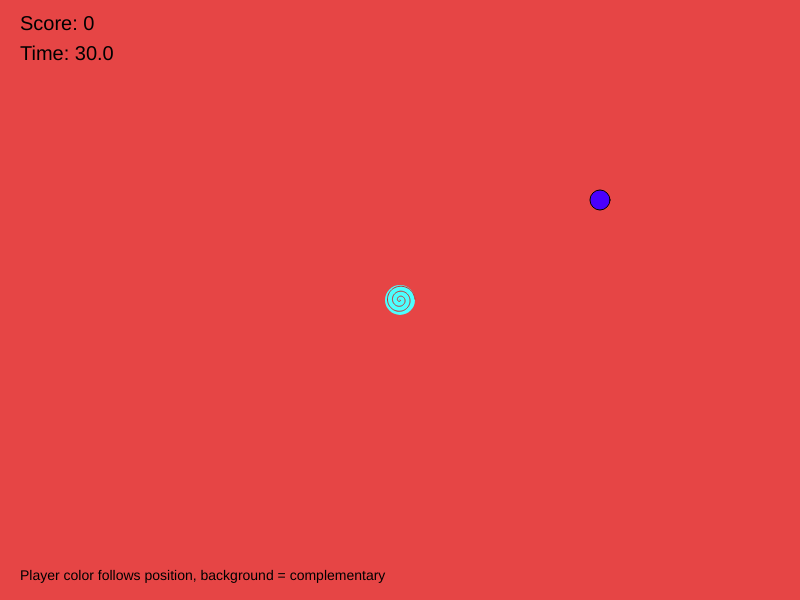
Frame 1 (no input)
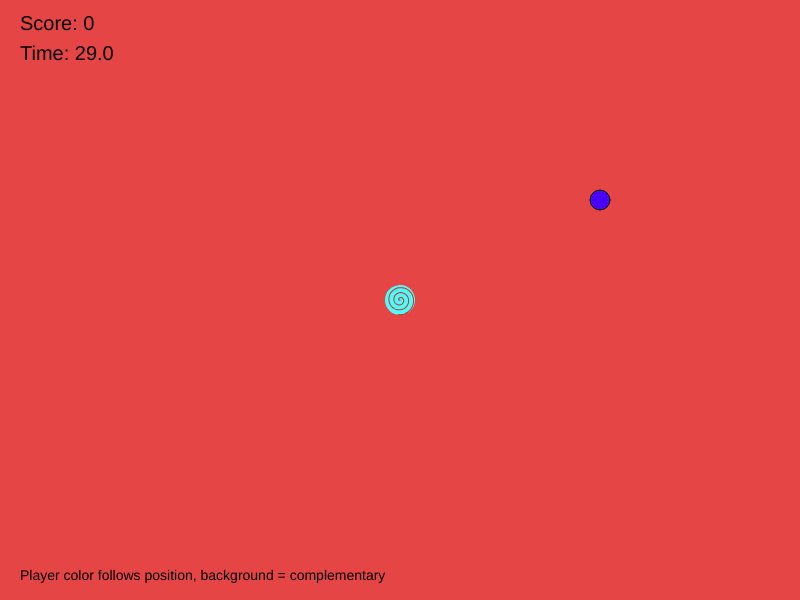
Frame 60 (no input)
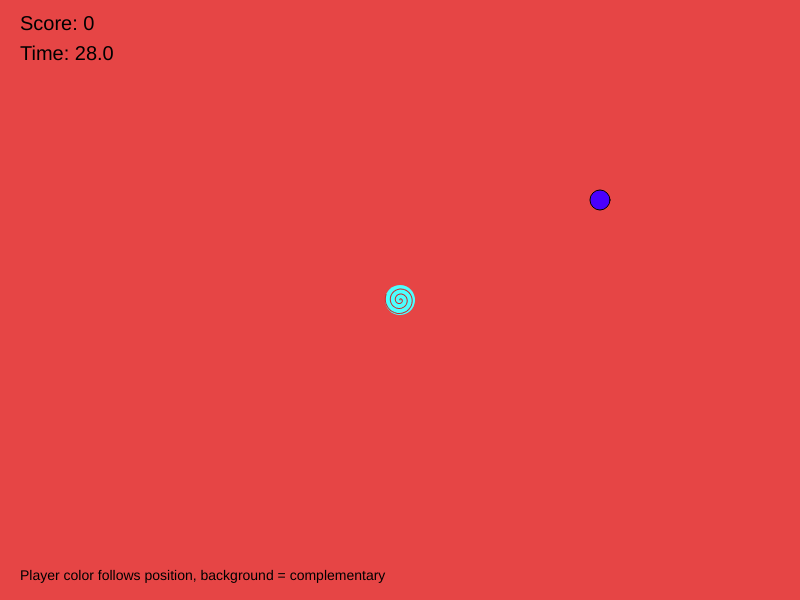
Frame 120 (the mouse pressed at the canvas centre since frame 60)

The p5.js sketch that drew these frames (run headless with seeded random() and noise() and a simulated clock; from frame 60 on, the mouse is pressed at the canvas centre):

// p5.js sketch
// ── sketch.js
let playerX = 400;
let playerY = 300;
let playerSize = 30;
let playerSpeed = 5;

let collectibleX = 600;
let collectibleY = 200;
let collectibleSize = 20;

let collectibleColor;
let score = 0;
let gameTime = 0;
let timeLimit = 1800; // 30 seconds at 60fps

function setup() {
  createCanvas(800, 600);
  colorMode(HSB, 360, 100, 100); // 🎨 use HSB color mode
  collectibleColor = color(random(360), 100, 100);
}
let spiralRotation = 0; // keeps track of spinning

function drawPlayer(x, y, size, hue, saturation) {
  push();
  translate(x, y);
  rotate(spiralRotation); // spin the spiral

  // base circle
  noStroke();
  fill(hue, saturation, 100);
  circle(0, 0, size);

  // complementary spiral
  let complementaryHue = (hue + 180) % 360;
  stroke(complementaryHue, 80, 80);
  noFill();

  beginShape();
  for (let a = 0; a < TWO_PI * 3; a += 0.1) { // 3 spiral turns
    let r = map(a, 0, TWO_PI * 6, 0, size / 1);
    let sx = r * cos(a);
    let sy = r * sin(a);
    vertex(sx, sy);
  }
  endShape();

  pop();

  // spin speed
  spiralRotation += 0.03;
}



function draw() {
  // 🎨 Map PLAYER position to colors
  let playerHue = map(playerX, 0, width, 0, 360);
  let playerSaturation = map(playerY, 0, height, 40, 100);

  // 🎨 Complementary background color
  let backgroundHue = (playerHue + 180) % 360;
  background(backgroundHue, playerSaturation, 90);

  // Update game time
  gameTime++;
  if (gameTime >= timeLimit) {
    drawGameOver();
    return;
  }

  // Player movement
  if (keyIsDown(LEFT_ARROW) && playerX > playerSize/2) playerX -= playerSpeed;
  if (keyIsDown(RIGHT_ARROW) && playerX < width - playerSize/2) playerX += playerSpeed;
  if (keyIsDown(UP_ARROW) && playerY > playerSize/2) playerY -= playerSpeed;
  if (keyIsDown(DOWN_ARROW) && playerY < height - playerSize/2) playerY += playerSpeed;

  // Collision detection
  let distance = dist(playerX, playerY, collectibleX, collectibleY);
  if (distance < (playerSize + collectibleSize) / 2) {
    score += 10;
    collectibleX = random(collectibleSize, width - collectibleSize);
    collectibleY = random(collectibleSize, height - collectibleSize);
    collectibleColor = color(random(360), 100, 100);
      // 🎉 grow player
  playerSize += 4;
  }

  // 🎨 Player color = based on its position
drawPlayer(playerX, playerY, playerSize, playerHue, playerSaturation);


  // 🎨 Collectible color stays random
  fill(collectibleColor);
  circle(collectibleX, collectibleY, collectibleSize);

  // UI
  fill(0, 0, 0); // black text
  textSize(20);
  text("Score: " + score, 20, 30);

  let timeLeft = (timeLimit - gameTime) / 60;
  text("Time: " + timeLeft.toFixed(1), 20, 60);

  textSize(14);
  text("Player color follows position, background = complementary", 20, height - 20);
}

function drawGameOver() {
  background(0, 0, 20);
  fill(0, 0, 100);
  textAlign(CENTER);
  textSize(36);
  text("GAME OVER", width/2, height/2 - 40);
  textSize(24);
  text("Final Score: " + score, width/2, height/2);
  textSize(18);
  text("Press R to restart", width/2, height/2 + 40);
}

function keyPressed() {
  if (key === 'r' || key === 'R') {
    score = 0;
    gameTime = 0;
    playerX = 400;
    playerY = 300;
    collectibleX = 600;
    collectibleY = 200;
    collectibleColor = color(random(360), 100, 100);
  }
}
